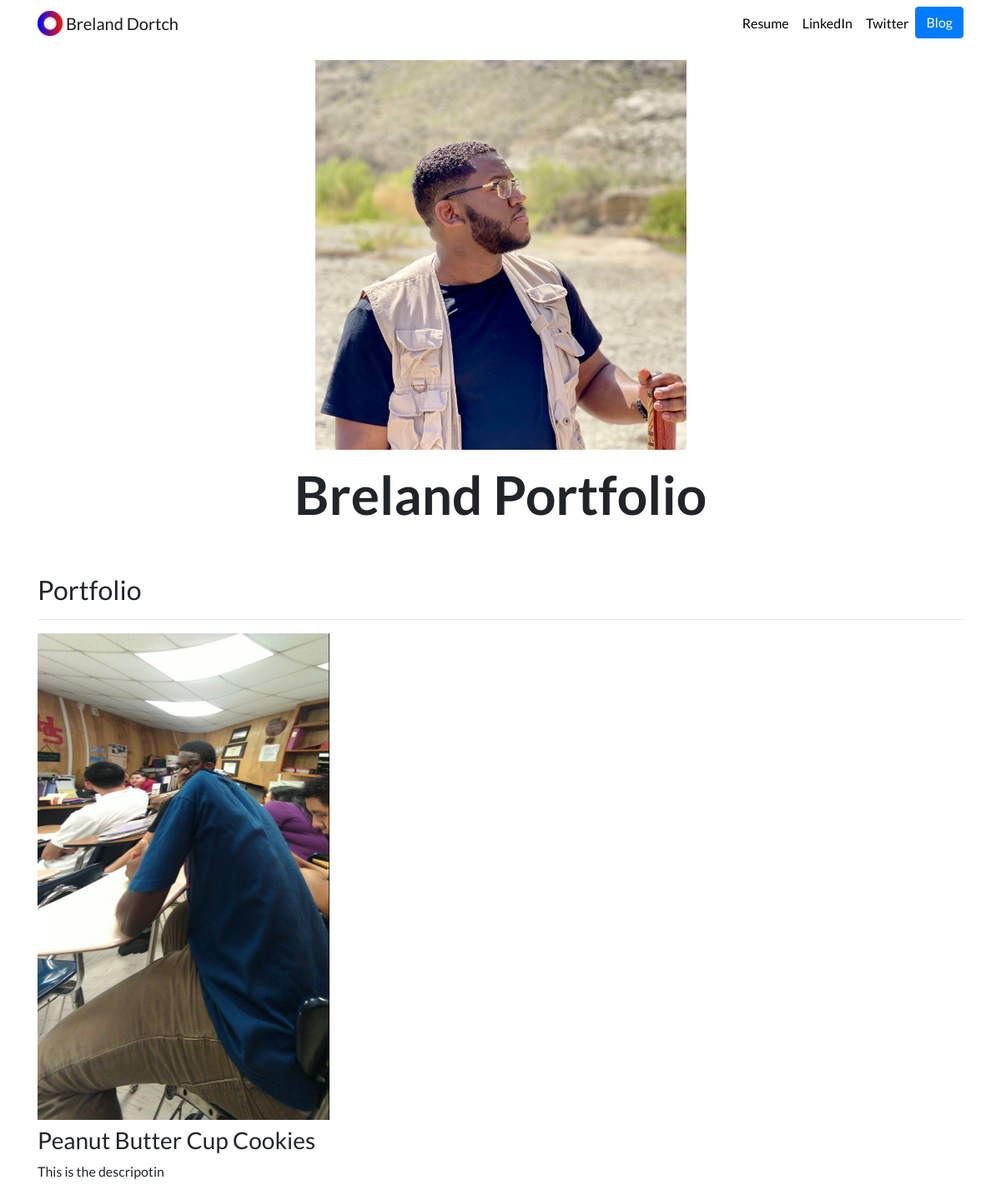
Before: / with the older database file.
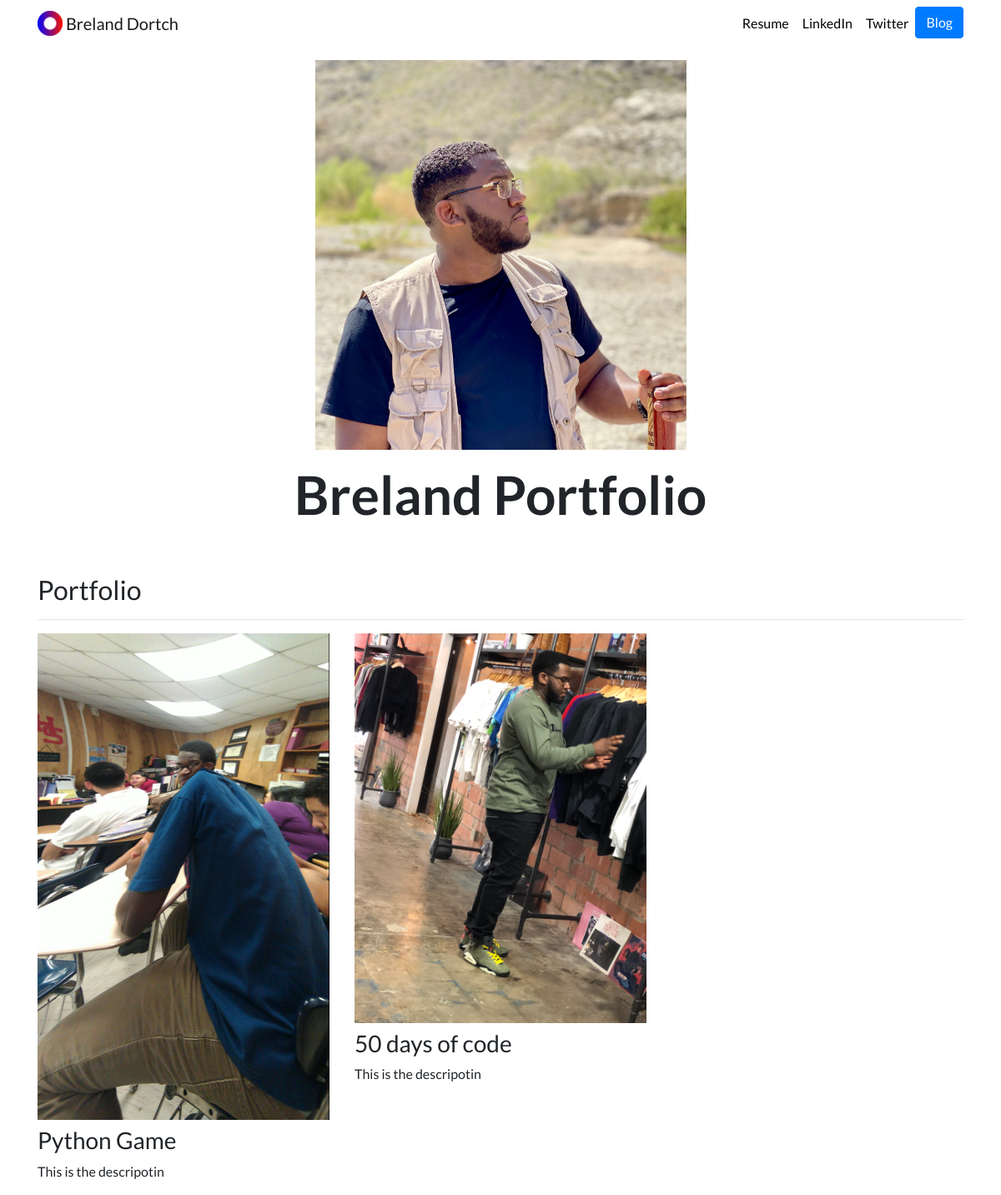
After: the same page with the newer database file.
### portfolio/models.py (models this page shows)
class Project(models.Model):
    title = models.CharField(max_length=100)
    description = models.CharField(max_length=250)
    image = models.ImageField(upload_to='portfolio/images/')
    url = models.URLField(blank=True)

### portfolio/views.py (the view)
# urls.py: 2. Add a URL to urlpatterns:  path('', views.home, name='home')
def home(request):
    projects = Project.objects.all()
    return render(request, 'portfolio/home.html', {'projects':projects})

### portfolio/templates/portfolio/home.html
{% extends "portfolio/base.html" %}
{% load static %}
{% block content %}
<div class="row justify-content-center my-3">
  <div class="col-5">
    <img src="{% static 'portfolio/me.jpg' %}" class="img-fluid">
  </div>
</div>
<div class="row justify-content-center mb-3">
  <div class="col-md-9 text-center">
    <h1 id="hometext" class="font-weight-bold">Breland Portfolio</h1>
  </div>
</div>
<h2 class="mt-5">Portfolio</h2>
<hr>
<div class="row">
  {% for project in projects %}
  <div class="col-lg-4 col-md-6">
    {% if project.url %}
    <a href="{{ project.url }}">
      <img src="{{ project.image.url }}" class="img-fluid mb-2">
    </a>
    {% else %}
    <img src="{{ project.image.url }}" class="img-fluid mb-2">
    {% endif %}
    <h3>{{ project.title }}</h3>
    <p>{{ project.description }}</p>
  </div>
  {% endfor %}
</div>
{% endblock %}

### portfolio/templates/portfolio/base.html (shortened to what this page needs)
{% load static %}
<!doctype html>
<html lang="en">
<head>
  <link rel="stylesheet" href="https://stackpath.bootstrapcdn.com/bootstrap/4.4.1/css/bootstrap.min.css">
  <link rel="stylesheet" href="{% static "portfolio/custom.css" %}">
</head>
<body>
  <nav id="topNav" class="navbar navbar-expand-md navbar-light">
    <div class="container">
      <a class="navbar-brand" href="{% url 'home' %}">
        <img src="{% static "portfolio/Logo.png" %}" width="30" height="30" class="d-inline-block align-top" alt="Nick's Logo">
        <span>Breland Dortch</span>
      </a>
      <div class="collapse navbar-collapse text-center" id="navbarNav">
        <ul class="navbar-nav ml-auto">
          <li class="nav-item">
            <a class="nav-link" href="{% static "portfolio/resume.pdf" %}">Resume</a>
          </li>
          <li class="nav-item">
            <a class="nav-link" href="https://www.linkedin.com/in/breland-dortch-9022561b0/" target="_blank">LinkedIn</a>
          </li>
          <li class="nav-item">
            <a class="nav-link" href="https://twitter.com/slimeball" target="_blank">Twitter</a>
          </li>
          <li>
            <a role="button" href="{% url 'blog:all_blogs' %}" class="btn btn-primary">Blog</a>
          </li>
        </ul>
      </div>
    </div>
  </nav>
  <div class="container">
    {% block content %}{% endblock %}
  </div>
</body>
</html>

### portfolio/static/portfolio/custom.css (style rules this page uses)
.navbar-nav .nav-link { color: rgba(0,0,0,1) !important; }
body { font-family: 'Lato', sans-serif; }
@media (min-width: 992px) { #hometext { font-size: 4rem; } }

Changed rows visible on the page:
changed Project: image: picture added; title "Peanut Butter Cup Cookies" → "Python Game"; image: picture removed
added Project: image (picture), title "50 days of code", description "This is the descripotin"
